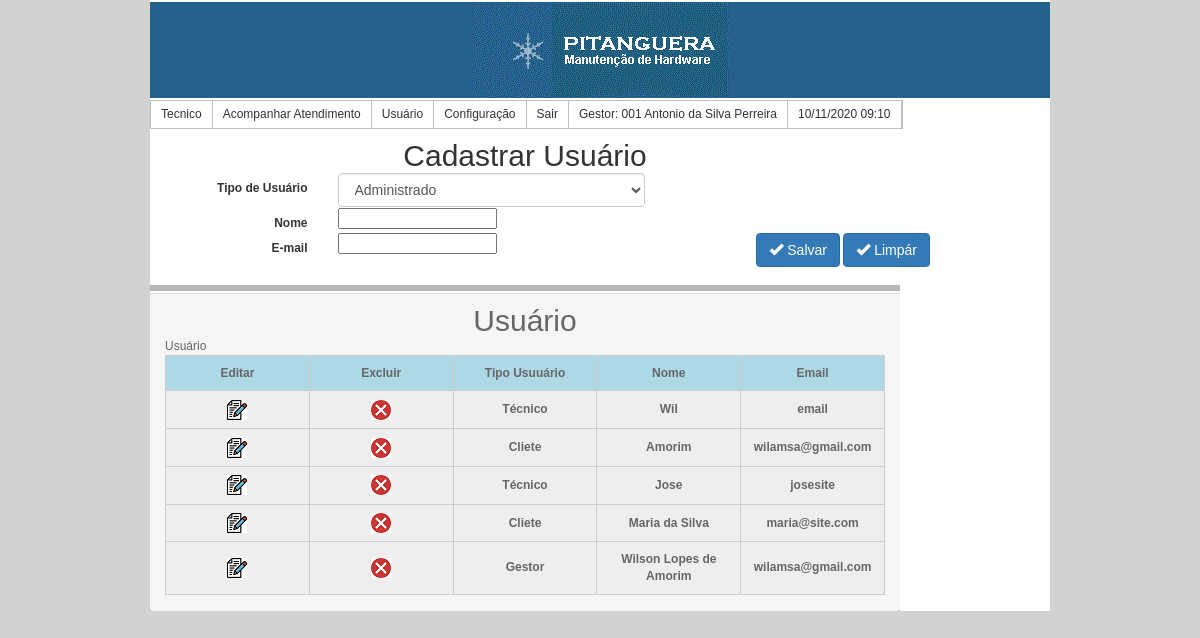
Screenshot of /usuario.php with the database file from the repository.
### tables this page shows
CREATE TABLE `usuario` (
  `Id_Usuario` int(11) NOT NULL,
  `Nome` varchar(30) NOT NULL,
  `Email` char(50) NOT NULL,
  `Id_TipoUsuario` int(11) NOT NULL,
  `DataAtualiza` date NOT NULL
);

CREATE TABLE `tipousuario` (
  `Id_TipoUsuario` int(11) NOT NULL,
  `Id_Permissao` int(11) NOT NULL,
  `Descrica` varchar(15) NOT NULL
);

### usuario.php (the view, shortened to what this page needs)
<!DOCTYPE html PUBLIC "-//W3C//DTD XHTML 1.0 Transitional//EN" "http://www.w3.org/TR/xhtml1/DTD/xhtml1-transitional.dtd">
<html xmlns="http://www.w3.org/1999/xhtml">
<head>
	<link href="assets/css/bootstrap.css" type="text/css" rel="stylesheet" />
	<link href="style.css" rel="stylesheet" type="text/css" />
	<link rel="stylesheet" type="text/css"  href="estilo.css" />
</head>
<body>
	<div id="wrapper">
			<h1 id="header"><img src="images/logo.gif" width="257" height="96" /></h1>
			<nav>
				<ul class="menu">
				<li><a href="Atendimento.php">Tecnico</a></li>
					<li><a href="AcompanharAtendimento.php">Acompanhar Atendimento</a></li>
					<li><a href="usuario.php">Usuário</a></li>
					<li><a href="#">Configuração</a>
					</li>
					<li><a href="Login.php">Sair</a></li>
				<li><a href="#">Gestor: 001  Antonio da Silva Perreira</a></li>
				<li><a href="#">10/11/2020 09:10</a></li>
			</ul>
			</nav>
				<div id="center">
				<div class="row">
					<h2> Cadastrar Usuário</h2>
					<form action="SalvaUsuario.php?act=save" method="POST" name="form1" class="form-horizontal" >
						<div class="form-group">
						<div class="clear"></div>
							<label for="tipousuario" class="col-sm-3 control-label">Tipo de Usuário</label>
							<div class="col-md-5">
								<select name="tipousuario" id="tipousuario" class="form-control">
								  <option value="2">Administrado</option>
								</select>
							</div>
							<div class="clear"></div>
							<label for="nomeUsuario" class="col-sm-3 control-label">Nome</label>
							<div class="col-md-1">
								<input type="text" name="nome" id="nome" />
							</div>
							<div class="clear"></div>
							<label for="emailUsuario" class="col-sm-3 control-label">E-mail</label>
							<div class="col-md-1">
								<input type="text" name="email" id="email" />
						</div>
						<div class="pull-right">
							<button type="submit" class="btn btn-primary" /><span class="glyphicon glyphicon-ok"></span> Salvar</button>
							<button  type"reset"  class="btn btn-primary" /><span class="glyphicon glyphicon-ok"></span> Limpár</button>
						</div>
					</form>
				</div>
				</div>
			<div class="clear"></div>
			<div id="footer">
				<div id="footeri"></div>
				<div class="panel-footer">
					<div class="clearfix">
						<h2 >Usuário</h2>
					<form action="?act=save" method="POST" name="form1" class="form-horizontal" >
						<div class="clear"></div>
						<table border=1 >
							<thead>
								<tr>
									<th>Editar</th>
									<th>Excluir</th>
									<th>Tipo Usuuário</th>
									<th>Nome</th>
									<th>Email</th>
								</tr>
							</thead>
							<?php
									$tabela = "Usuário";
									$link = mysqli_connect("localhost", "root", "123atende", "atendimento");
									$query = "SELECT usuario.Id_Usuario, usuario.Nome, usuario.Email, usuario.Id_TipoUsuario, usuario.DataAtualiza,  tipousuario.Descrica FROM usuario, tipousuario  WHERE tipousuario.Id_TipoUsuario = usuario.Id_TipoUsuario";
									$result = mysqli_query($link, $query);
								if ($result) {
									while ($row = mysqli_fetch_array($result)) {
										$tabela .= "<tr> "
										. " <td><a href='EditarUsuario.php?id={$row['Id_Usuario']}&act=up'><img src='images/editar.png'  /></a></th>
											 <td><a href='SalvaUsuario.php?id={$row['Id_Usuario']}&act=ex'><img src='images/excluir.png'  /></a></th>
											 <td>{$row['Descrica']}</th>
											 <td>{$row['Nome']}</th>
											 <td>{$row['Email']}</th> "
										. "</tr> ";
								 }
								}
								echo $tabela;
								?>
						</table>
					</form>
					</div>
				</div>
			</div>
	</div>
</body>
</html>

### style.css (style rules this page uses)
body { font-family: tahoma, helvetica, arial, sans-serif; font-size: 11px; text-align: center; background: #d3d2d1; }
img { border: 0; }
a { color: #be0404; text-decoration: none; }
#wrapper { margin: auto; text-align: left; width: 900px; background: white; }
#header, #search, #nav, #nav li, h2, #special, #special h3, #footnav, #strategies li, #strategies ul { margin: 0; padding: 0; text-align: center; }
#header { background: #26618d; border-bottom: 1px solid #fff; border-top: 2px solid #fff; margin-bottom: 1px; }
.clear { clear: both; font-size: 1px; height: 5px; margin: 0 0 -4px 0; }
#center { float: center; width: 750px; }
#footer { text-align: left; background: #b7b7b8; color: #666; border-top: 2px solid #fff; }
#footeri { padding: 2px 3px 4px 13px; border-bottom: 2px solid #fff; }
#footer a { color: #666; }
td, th { padding: .7em; margin: 0; border: 1px solid #ccc; text-align: center; }
th { background-color: #ADD8E6; }
td { font-weight:bold; background-color: #EEE; }
table { width: 100%; margin-bottom : .5em; table-layout: fixed; text-align: center; }

### estilo.css (style rules this page uses)
* { margin: 0; padding: 0; }
body { font-family: arial, helvetica, sans-serif; font-size: 12px; }
.menu { list-style:none; border:1px solid #c0c0c0; float:left; }
.menu li { position:relative; float:left; border-right:1px solid #c0c0c0; }
.menu li a { color:#333; text-decoration:none; padding:5px 10px; display:block; }

### rows the page displays
usuario: Id_TipoUsuario.Descrica "Técnico", Nome "Wil", Email "email"
usuario: Id_TipoUsuario.Descrica "Cliete", Nome "Amorim", Email "wilamsa@gmail.com"
usuario: Id_TipoUsuario.Descrica "Técnico", Nome "Jose", Email "josesite"
usuario: Id_TipoUsuario.Descrica "Cliete", Nome "Maria da Silva", Email "maria@site.com"
usuario: Id_TipoUsuario.Descrica "Gestor", Nome "Wilson Lopes de Amorim", Email "wilamsa@gmail.com"
